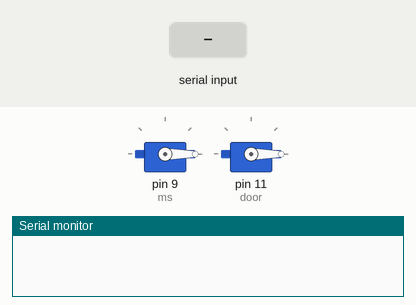
Simulated run of this sketch. Board: Arduino Uno, built with avr-gcc and run on an emulated ATmega328P. Parts: 2 × servo, the last lines printed to the serial monitor. Inputs (shaded band) come from the test bench.

Above: at 1.2 s.
1.3 s: "f success" received over Serial
At 2.0 s:
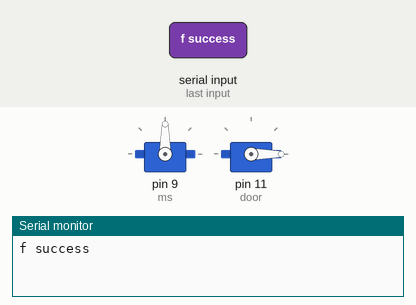
At 2.8 s:
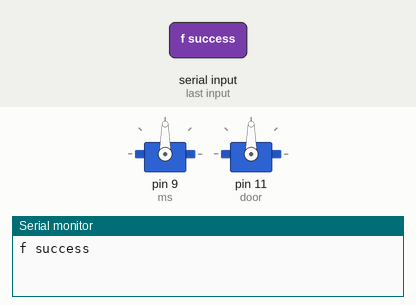
3.8 s: "1" received over Serial
Timing chart, 0 to 7.9 s (numbered marks = the images above; inputs shaded):
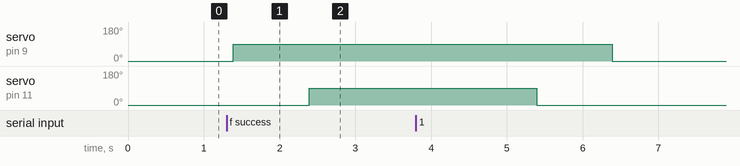

Measured:
- after the input at 1.3 s, servo on pin 9 (ms): 0° → 90° after 0.09 s; servo on pin 11 (door): 0° → 90° after 1.1 s

The sketch:

BT_AndroidFingerprint_Lock.ino
```cpp
#include <Servo.h>
#include <SoftwareSerial.h>

SoftwareSerial mySerial(10, 11); // RX, TX

String readString;
Servo ms,door;


void setup()
{
  Serial.begin(9600);           //Set rate for communicating with phone
  ms.attach(9)  ;
  door.attach(11);
  ms.write(0);
  door.write(0)  ;
}
void loop()
{
  while(Serial.available())    //Check if there are available bytes to read
  {
    delay(10);                 //Delay to make it stable
    char c = Serial.read();    //Conduct a serial read
    if (c == '#'){
      break;                   //Stop the loop once # is detected after a word
    }
    readString += c;                //Means readString = readString + c
  }
    if (readString.length() >0)
    {
      Serial.println(readString);

     if(readString == "f success"){
       ms.write(90);
       delay(1000);
       door.write(90);
        delay(3000);

        door.write(0);
        delay(1000);
        ms.write(0);
      }
      readString="";
    }
}
```
